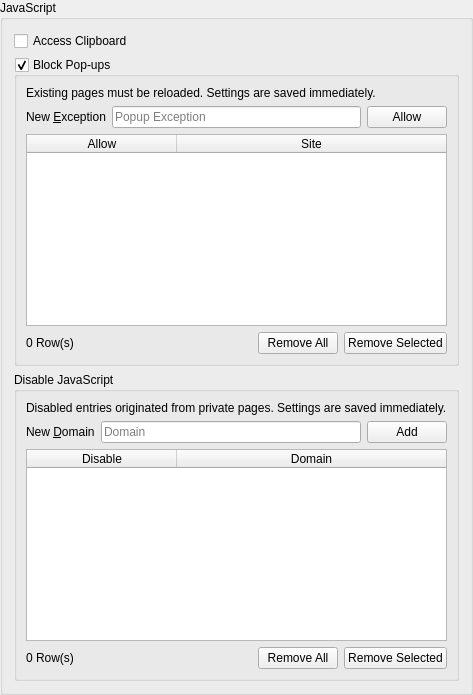
               <widget class="QGroupBox" name="javascript">
                <property name="title">
                 <string>JavaScript</string>
                </property>
                <layout class="QVBoxLayout" name="verticalLayout_11">
                 <item>
                  <widget class="QCheckBox" name="javascript_access_clipboard">
                   <property name="text">
                    <string>Access Clipboard</string>
                   </property>
                  </widget>
                 </item>
                 <item>
                  <widget class="QGroupBox" name="javascript_block_popups">
                   <property name="title">
                    <string>Block Pop-ups</string>
                   </property>
                   <property name="checkable">
                    <bool>true</bool>
                   </property>
                   <layout class="QVBoxLayout" name="verticalLayout_15">
                    <item>
                     <widget class="QLabel" name="label_45">
                      <property name="text">
                       <string>Existing pages must be reloaded. Settings are saved immediately.</string>
                      </property>
                     </widget>
                    </item>
                    <item>
                     <layout class="QHBoxLayout" name="horizontalLayout_14">
                      <item>
                       <widget class="QLabel" name="label_22">
                        <property name="text">
                         <string>New &amp;Exception</string>
                        </property>
                        <property name="buddy">
                         <cstring>new_javascript_block_popup_exception</cstring>
                        </property>
                       </widget>
                      </item>
                      <item>
                       <widget class="QLineEdit" name="new_javascript_block_popup_exception">
                        <property name="toolTip">
                         <string>&lt;html&gt;&lt;head/&gt;&lt;body&gt;&lt;p&gt;Please specify a complete URL.&lt;/p&gt;&lt;/body&gt;&lt;/html&gt;</string>
                        </property>
                        <property name="placeholderText">
                         <string>Popup Exception</string>
                        </property>
                        <property name="clearButtonEnabled">
                         <bool>true</bool>
                        </property>
                       </widget>
                      </item>
                      <item>
                       <widget class="QPushButton" name="allow_javascript_block_popup_exception">
                        <property name="text">
                         <string>Allow</string>
                        </property>
                       </widget>
                      </item>
                     </layout>
                    </item>
                    <item>
                     <widget class="QTableWidget" name="javascript_block_popups_exceptions">
                      <property name="minimumSize">
                       <size>
                        <width>0</width>
                        <height>150</height>
                       </size>
                      </property>
                      <property name="tabKeyNavigation">
                       <bool>false</bool>
                      </property>
                      <property name="alternatingRowColors">
                       <bool>true</bool>
                      </property>
                      <property name="selectionBehavior">
                       <enum>QAbstractItemView::SelectionBehavior::SelectRows</enum>
                      </property>
                      <property name="verticalScrollMode">
                       <enum>QAbstractItemView::ScrollMode::ScrollPerPixel</enum>
                      </property>
                      <property name="horizontalScrollMode">
                       <enum>QAbstractItemView::ScrollMode::ScrollPerPixel</enum>
                      </property>
                      <property name="showGrid">
                       <bool>false</bool>
                      </property>
                      <attribute name="horizontalHeaderMinimumSectionSize">
                       <number>150</number>
                      </attribute>
                      <attribute name="horizontalHeaderDefaultSectionSize">
                       <number>150</number>
                      </attribute>
                      <attribute name="horizontalHeaderStretchLastSection">
                       <bool>true</bool>
                      </attribute>
                      <attribute name="verticalHeaderVisible">
                       <bool>false</bool>
                      </attribute>
                      <column>
                       <property name="text">
                        <string>Allow</string>
                       </property>
                      </column>
                      <column>
                       <property name="text">
                        <string>Site</string>
                       </property>
                      </column>
                     </widget>
                    </item>
                    <item>
                     <layout class="QHBoxLayout" name="horizontalLayout_13">
                      <item>
                       <widget class="QLabel" name="javascript_block_popups_exceptions_entries">
                        <property name="text">
                         <string>0 Row(s)</string>
                        </property>
                       </widget>
                      </item>
                      <item>
                       <spacer name="horizontalSpacer_14">
                        <property name="orientation">
                         <enum>Qt::Orientation::Horizontal</enum>
                        </property>
                        <property name="sizeHint" stdset="0">
                         <size>
                          <width>40</width>
                          <height>20</height>
                         </size>
                        </property>
                       </spacer>
                      </item>
                      <item>
                       <widget class="QPushButton" name="remove_all_javascript_block_popup_exceptions">
                        <property name="text">
                         <string>Remove All</string>
                        </property>
                       </widget>
                      </item>
                      <item>
                       <widget class="QPushButton" name="remove_selected_javascript_block_popup_exceptions">
                        <property name="text">
                         <string>Remove Selected</string>
                        </property>
                       </widget>
                      </item>
                     </layout>
                    </item>
                   </layout>
                  </widget>
                 </item>
                 <item>
                  <widget class="QGroupBox" name="groupBox_6">
                   <property name="title">
                    <string>Disable JavaScript</string>
                   </property>
                   <layout class="QVBoxLayout" name="verticalLayout_23">
                    <item>
                     <widget class="QLabel" name="label_51">
                      <property name="text">
                       <string>Disabled entries originated from private pages. Settings are saved immediately.</string>
                      </property>
                     </widget>
                    </item>
                    <item>
                     <layout class="QHBoxLayout" name="horizontalLayout_26">
                      <item>
                       <widget class="QLabel" name="label_52">
                        <property name="text">
                         <string>New &amp;Domain</string>
                        </property>
                        <property name="buddy">
                         <cstring>new_javascript_disable</cstring>
                        </property>
                       </widget>
                      </item>
                      <item>
                       <widget class="QLineEdit" name="new_javascript_disable">
                        <property name="toolTip">
                         <string>&lt;html&gt;&lt;head/&gt;&lt;body&gt;&lt;p&gt;Please specify a complete URL.&lt;/p&gt;&lt;/body&gt;&lt;/html&gt;</string>
                        </property>
                        <property name="placeholderText">
                         <string>Domain</string>
                        </property>
                        <property name="clearButtonEnabled">
                         <bool>true</bool>
                        </property>
                       </widget>
                      </item>
                      <item>
                       <widget class="QPushButton" name="add_javascript_disable">
                        <property name="text">
                         <string>Add</string>
                        </property>
                       </widget>
                      </item>
                     </layout>
                    </item>
                    <item>
                     <widget class="QTableWidget" name="javascript_disable">
                      <property name="minimumSize">
                       <size>
                        <width>0</width>
                        <height>150</height>
                       </size>
                      </property>
                      <property name="tabKeyNavigation">
                       <bool>false</bool>
                      </property>
                      <property name="alternatingRowColors">
                       <bool>true</bool>
                      </property>
                      <property name="selectionBehavior">
                       <enum>QAbstractItemView::SelectionBehavior::SelectRows</enum>
                      </property>
                      <property name="verticalScrollMode">
                       <enum>QAbstractItemView::ScrollMode::ScrollPerPixel</enum>
                      </property>
                      <property name="horizontalScrollMode">
                       <enum>QAbstractItemView::ScrollMode::ScrollPerPixel</enum>
                      </property>
                      <property name="showGrid">
                       <bool>false</bool>
                      </property>
                      <attribute name="horizontalHeaderMinimumSectionSize">
                       <number>150</number>
                      </attribute>
                      <attribute name="horizontalHeaderDefaultSectionSize">
                       <number>150</number>
                      </attribute>
                      <attribute name="horizontalHeaderStretchLastSection">
                       <bool>true</bool>
                      </attribute>
                      <attribute name="verticalHeaderVisible">
                       <bool>false</bool>
                      </attribute>
                      <column>
                       <property name="text">
                        <string>Disable</string>
                       </property>
                      </column>
                      <column>
                       <property name="text">
                        <string>Domain</string>
                       </property>
                      </column>
                     </widget>
                    </item>
                    <item>
                     <layout class="QHBoxLayout" name="horizontalLayout_27">
                      <item>
                       <widget class="QLabel" name="javascript_disable_entries">
                        <property name="text">
                         <string>0 Row(s)</string>
                        </property>
                       </widget>
                      </item>
                      <item>
                       <spacer name="horizontalSpacer_27">
                        <property name="orientation">
                         <enum>Qt::Orientation::Horizontal</enum>
                        </property>
                        <property name="sizeHint" stdset="0">
                         <size>
                          <width>40</width>
                          <height>20</height>
                         </size>
                        </property>
                       </spacer>
                      </item>
                      <item>
                       <widget class="QPushButton" name="remove_all_javascript_disable">
                        <property name="text">
                         <string>Remove All</string>
                        </property>
                       </widget>
                      </item>
                      <item>
                       <widget class="QPushButton" name="remove_selected_javascript_disable">
                        <property name="text">
                         <string>Remove Selected</string>
                        </property>
                       </widget>
                      </item>
                     </layout>
                    </item>
                   </layout>
                  </widget>
                 </item>
                </layout>
               </widget>
